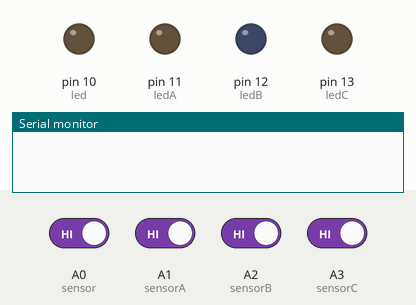
The sketch below on a simulated Arduino Uno, built with avr-gcc and run on an emulated ATmega328P. Parts: output pins drawn as LEDs (lit = HIGH), the last lines printed to the serial monitor. The inputs (shaded band) are chosen by the test bench; at power-on: A0 (sensor), A1 (sensorA), A2 (sensorB), A3 (sensorC) HIGH.

Above: at 2.4 s.
2.5 s: A0 (sensor) driven LOW
At 3.6 s:
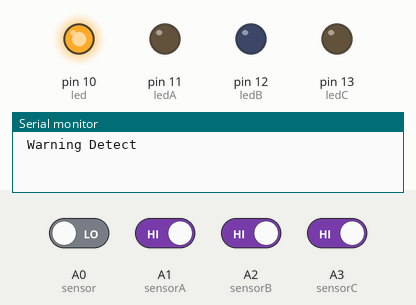
4.7 s: A1 (sensorA) driven LOW
At 5.9 s:
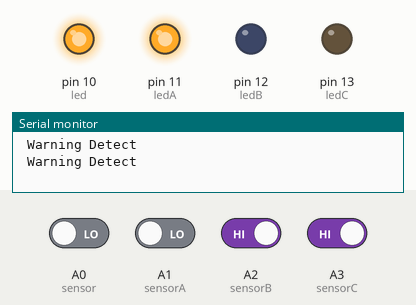
6.2 s: A2 (sensorB) driven LOW
At 7.4 s:
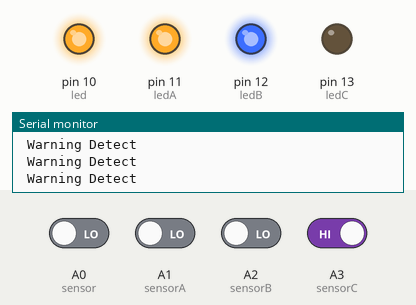
8.1 s: A3 (sensorC) driven LOW
At 8.6 s:
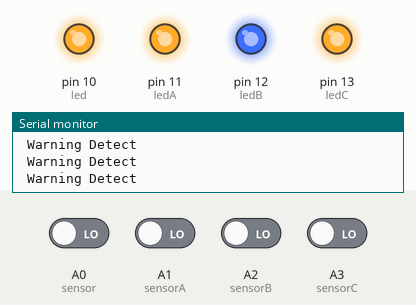
9.7 s: A0 (sensor) driven HIGH
At 11.1 s:
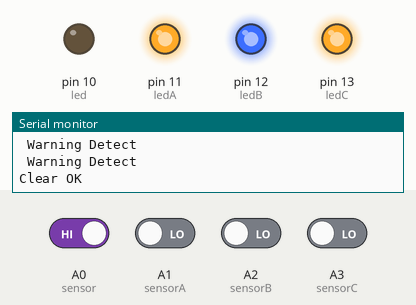
11.4 s: A1 (sensorA) driven HIGH
At 12.5 s:
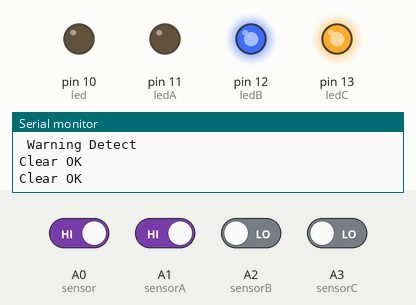
Timing chart, 0 to 14.1 s (numbered marks = the images above; inputs shaded):
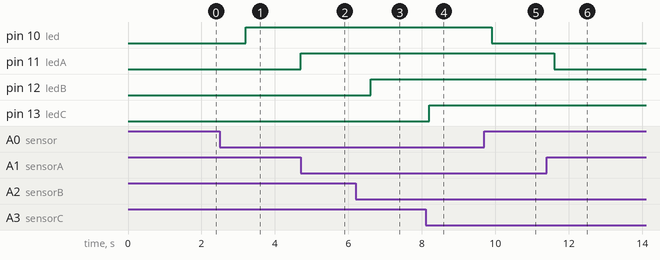

The sketch:

SmartCar5.ino
```cpp
int led = 10;                // the pin that the LED is atteched to

int sensor = A0;              // the pin that the sensor is atteched to

int state = HIGH;             // by default, no motion detected

int val = 0;                 // variable to store the sensor status (value)


int ledA = 11;                // the pin that the LED is atteched to

int sensorA = A1;              // the pin that the sensor is atteched to

int stateA = HIGH;             // by default, no motion detected

int valA = 0;


int ledB = 12;                // the pin that the LED is atteched to

int sensorB = A2;              // the pin that the sensor is atteched to

int stateB = HIGH;             // by default, no motion detected

int valB = 0;                 // variable to store the sensor status (value)


int ledC = 13;                // the pin that the LED is atteched to

int sensorC = A3;              // the pin that the sensor is atteched to

int stateC = HIGH;             // by default, no motion detected

int valC = 0;                 // variable to store the sensor status (value)


void setup() {

  pinMode(led, OUTPUT);      // initalize LED as an output

  pinMode(sensor, INPUT);    // initialize sensor as an input

  Serial.begin(115200);        // initialize serial


  pinMode(ledA, OUTPUT);      // initalize LED as an output

  pinMode(sensorA, INPUT);    // initialize sensor as an input

  Serial.begin(115200);        // initialize serial


  pinMode(ledB, OUTPUT);      // initalize LED as an output

  pinMode(sensorB, INPUT);    // initialize sensor as an input

  Serial.begin(115200);        // initialize serial


  pinMode(ledC, OUTPUT);      // initalize LED as an output

  pinMode(sensorC, INPUT);    // initialize sensor as an input

  Serial.begin(115200);        // initialize serial

}


void loop(){

  val = digitalRead(sensor);   // read sensor value

  if (val == LOW) {           // check if the sensor is LOW

    digitalWrite(led, HIGH);   // turn LED OFF

    delay(100);                // delay 100 milliseconds


    if (state == HIGH) {

      Serial.println(" Warning Detect ");

       Serial.println("");

      state = LOW;       // update variable state to C

    }

  }

  else {

      digitalWrite(led, LOW); // turn LED ON

      delay(200);             // delay 200 milliseconds


      if (state == LOW){

        Serial.println("Clear OK");

        Serial.println("");


        state = HIGH;       // update variable state to HIGH

    }

  }


   valA = digitalRead(sensorA);   // read sensor value

  if (valA == LOW) {           // check if the sensor is LOW

    digitalWrite(ledA, HIGH);   // turn LED OFF

    delay(100);                // delay 100 milliseconds


    if (stateA == HIGH) {

      Serial.println(" Warning Detect ");

       Serial.println("");

      stateA = LOW;       // update variable state to C

    }

  }

  else {

      digitalWrite(ledA, LOW); // turn LED ON

      delay(200);             // delay 200 milliseconds


      if (stateA == LOW){

        Serial.println("Clear OK");

        Serial.println("");


        stateA = HIGH;       // update variable state to HIGH

    }

  }


  valB = digitalRead(sensorB);   // read sensor value

  if (valB == LOW) {           // check if the sensor is LOW

    digitalWrite(ledB, HIGH);   // turn LED OFF

    delay(100);                // delay 100 milliseconds


    if (stateB == HIGH) {

      Serial.println(" Warning Detect ");

       Serial.println("");

      stateB = LOW;       // update variable state to C

    }

  }

  else {

      digitalWrite(ledB, LOW); // turn LED ON

      delay(200);             // delay 200 milliseconds


      if (stateB == LOW){

        Serial.println("Clear OK");

        Serial.println("");


        stateB = HIGH;       // update variable state to HIGH

    }

  }


  valC = digitalRead(sensorC);   // read sensor value

  if (valC == LOW) {           // check if the sensor is LOW

    digitalWrite(ledC, HIGH);   // turn LED OFF

    delay(100);                // delay 100 milliseconds


    if (stateC == HIGH) {

      Serial.println(" Warning Detect ");

       Serial.println("");

      stateC = LOW;       // update variable state to C

    }

  }

  else {

      digitalWrite(ledC, LOW); // turn LED ON

      delay(200);             // delay 200 milliseconds


      if (stateC == LOW){

        Serial.println("Clear OK");

        Serial.println("");


        stateC = HIGH;       // update variable state to HIGH

    }

  }

}
```

Measured:
- after the input at 2.5 s, pin 10 (led): LOW → HIGH after 0.70 s
- after the input at 4.7 s, pin 11 (ledA): LOW → HIGH at once
- after the input at 6.2 s, pin 12 (ledB): LOW → HIGH after 0.40 s
- after the input at 8.1 s, pin 13 (ledC): LOW → HIGH after 0.10 s
- after the input at 9.7 s, pin 10 (led): HIGH → LOW after 0.20 s
- after the input at 11.4 s, pin 11 (ledA): HIGH → LOW after 0.20 s
